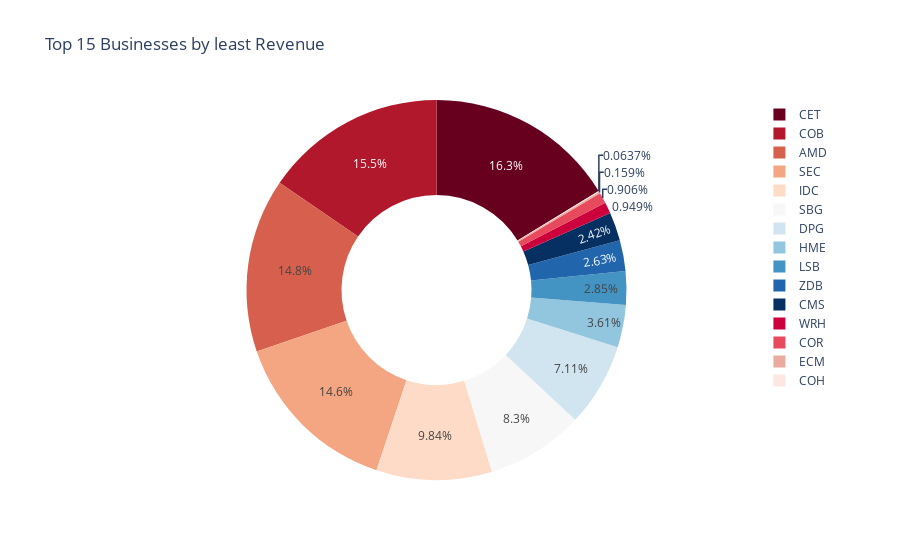

The notebook cell this image was saved under:
### Code cell
#Top 15 business with least revenue 
least_15_businesses = business_revenue.sort_values(by='C_Revenue', ascending=False).tail(15)

#plotting as a pie chart
pio.renderers.default = "vscode"
fig = px.pie(
    least_15_businesses,
    values='C_Revenue',
    names='BUSINESS GROUP',
    title='Top 15 Businesses by least Revenue',
    hole=0.5,  
    color_discrete_sequence=px.colors.sequential.RdBu  
)
fig.show()

### Figure 1 — Plotly figure (JSON) as saved in the notebook; plotly's stock layout.template omitted (floating-point values rounded to 4 significant figures)
{"data": [{"domain": {"x": [0, 1], "y": [0, 1]}, "hole": 0.5, "hovertemplate": "BUSINESS GROUP=%{label}<br>C_Revenue=%{value}<extra></extra>", "labels": ["CET", "COB", "AMD", "SEC", "IDC", "SBG", "DPG", "HME", "LSB", "ZDB", "CMS", "WRH", "COR", "ECM", "COH"], "legendgroup": "", "name": "", "showlegend": true, "type": "pie", "values": [838200000000.0, 796300000000.0, 761600000000.0, 753800000000.0, 506700000000.0, 427600000000.0, 366200000000.0, 185800000000.0, 146900000000.0, 135500000000.0, 124900000000.0, 48900000000.0, 46680000000.0, 8204000000.0, 3282000000.0]}], "layout": {"legend": {"tracegroupgap": 0}, "piecolorway": ["rgb(103,0,31)", "rgb(178,24,43)", "rgb(214,96,77)", "rgb(244,165,130)", "rgb(253,219,199)", "rgb(247,247,247)", "rgb(209,229,240)", "rgb(146,197,222)", "rgb(67,147,195)", "rgb(33,102,172)", "rgb(5,48,97)"], "title": {"text": "Top 15 Businesses by least Revenue"}}}
